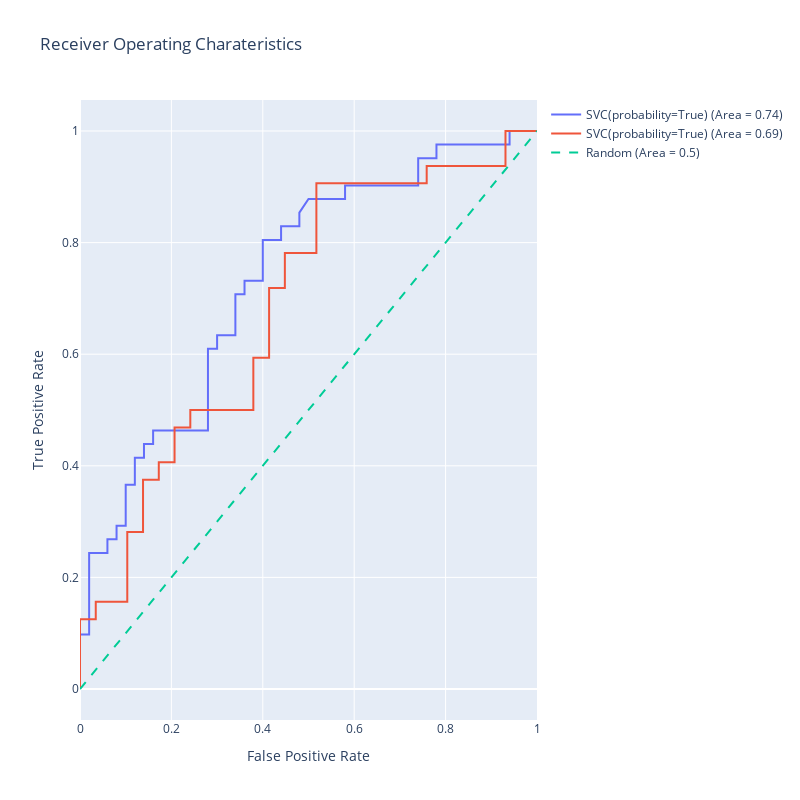

Notebook code for this chart:
### Code cell
roc_auc(SVC(probability=True),X,y)
